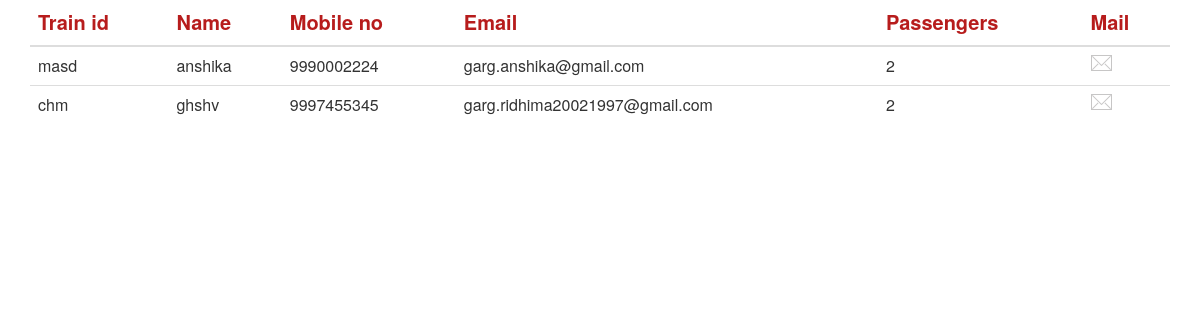
The app's page /trainsleeperbooking.php with its own data.
### tables this page shows
CREATE TABLE `enquirytrain` (
  `trainid` varchar(30) NOT NULL,
  `name` varchar(30) NOT NULL,
  `mobileno` bigint(30) NOT NULL,
  `email` varchar(30) NOT NULL,
  `passenger` int(30) NOT NULL
);

### trainsleeperbooking.php (the view, shortened to what this page needs)
<?php include 'includes/connection.inc.php';?>
<head>
<link rel="stylesheet" type="text/css" href="css/style.css">
    <link rel="stylesheet" type="text/css" href="css/newstyle.css">
<link rel="stylesheet" href="https://maxcdn.bootstrapcdn.com/bootstrap/3.3.7/css/bootstrap.min.css">
</head>
<div class="container">
  <table class="table table-hover">
    <thead style="color:#B71C1C; font-weight:bolder; font-size:20px;">
      <tr>
        <th>Train id</th>
        <th>Name</th>
        <th>Mobile no</th>
        <th>Email</th>
        <th>Passengers</th>
        <th>Mail</th>
      </tr>
    </thead>
<?php
$query ="select * from enquirytrain";
$query_run =mysqli_query($con,$query);
if($query_run)
{
while($row=mysqli_fetch_assoc($query_run)){
	?>
	<tr>
 <td ><?php echo $row['trainid']; ?></td>
  <td ><?php echo $row['name'];  ?></td>
                  <td ><?php echo $row['mobileno'];  ?></td>
               <td ><?php echo $row['email']; ?></td>
                <td><?php echo $row['passenger']; ?></td>
                <td><a href="#"><img src="images/mail.png"></a></td>
              </tr>
              <?php
}
}
?>
   </table>
      </div>

### css/newstyle.css (style rules this page uses)
div, figure, img, input, button { box-sizing: border-box; }
img { display: block; max-width: 100%; }
a { text-decoration: none; }

### records on screen
enquirytrain: trainid "masd", name "anshika", mobileno "9990002224", email "garg.anshika@gmail.com", passenger "2"
enquirytrain: trainid "chm", name "ghshv", mobileno "9997455345", email "garg.ridhima20021997@gmail.com", passenger "2"
